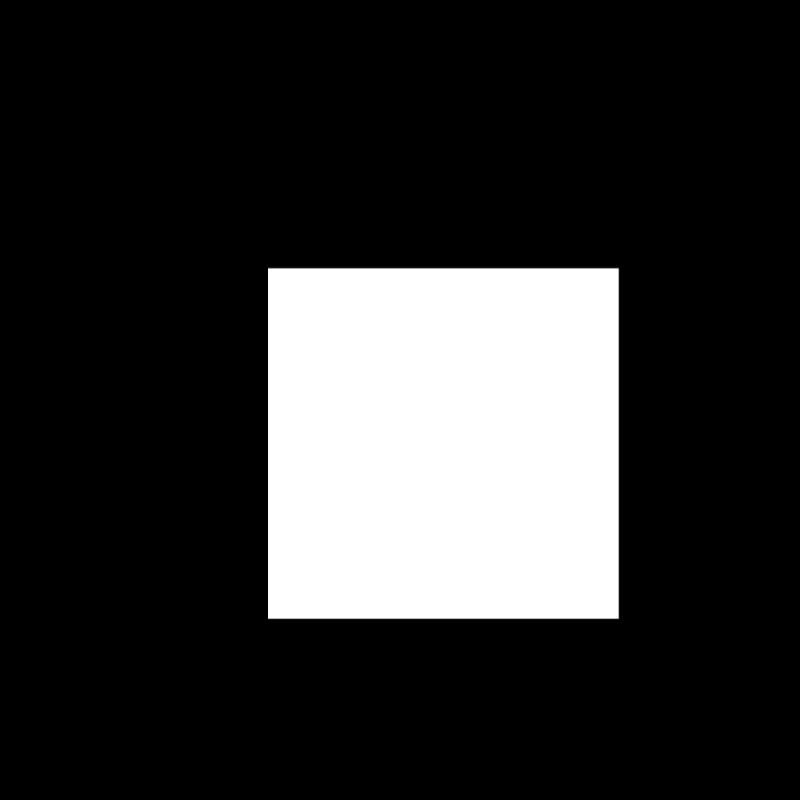
Frame 1 (no input)
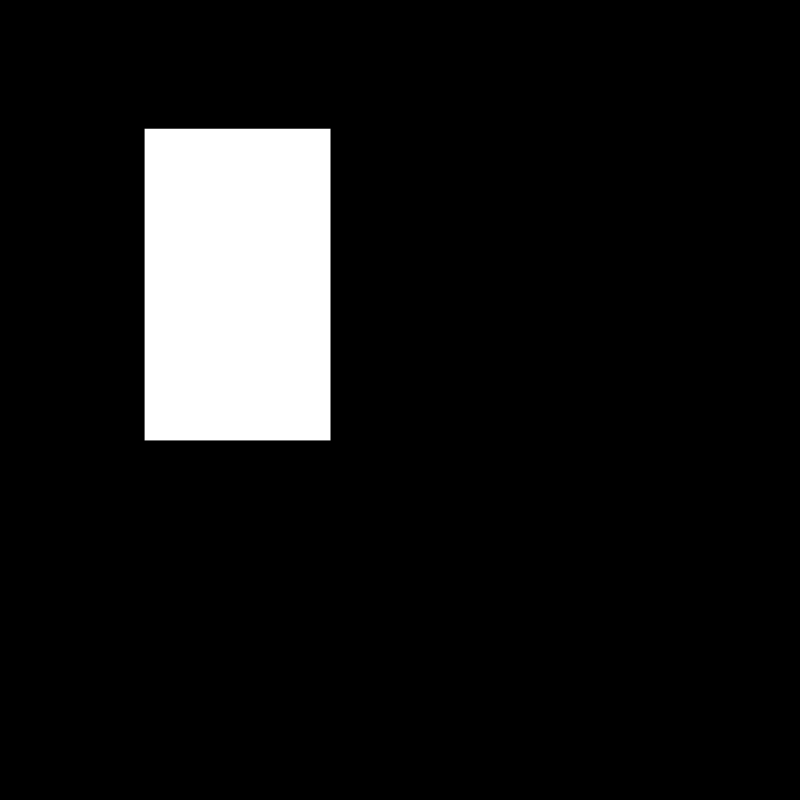
Frame 60 (no input)
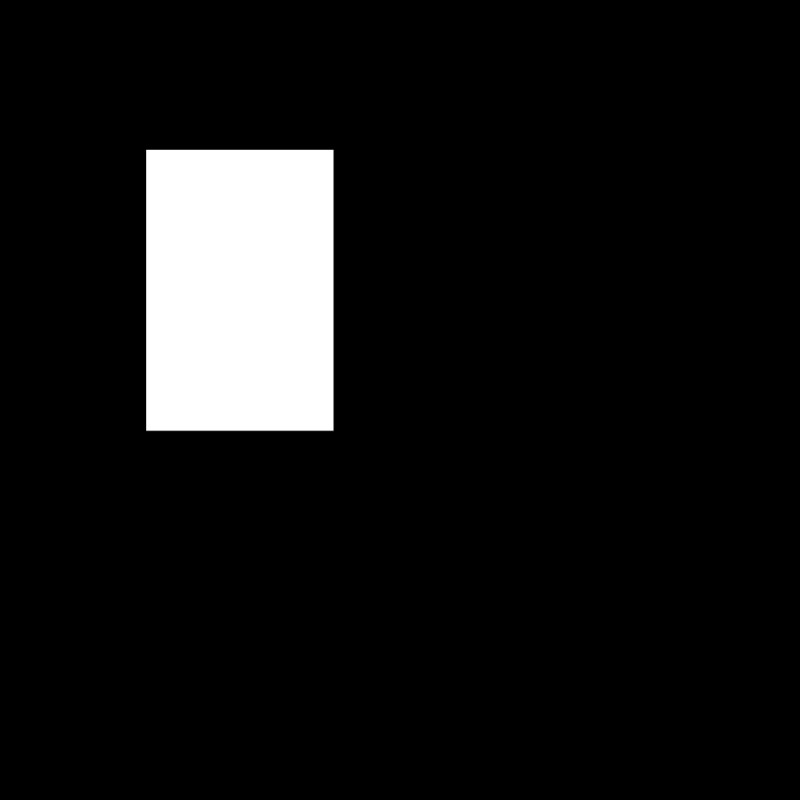
Frame 120 (the mouse pressed at the canvas centre since frame 60)

The p5.js sketch that drew these frames (run headless with seeded random() and noise() and a simulated clock; from frame 60 on, the mouse is pressed at the canvas centre):

// p5.js sketch
// ── sketch.js
var nx;
var ny;
var nw;
var nh;

function setup() {
  createCanvas(800, 800);
  nx = 0;
  ny = 0;
  nw = 0;
  nh = 0;
}

function draw() {
  
  var x = map(noise(nx), 0, 1, 0, width/2);
  var y = map(noise(ny), 0, 1, 0, width/2);
  var w = map(noise(nw), 0, 1, 50, 500);
  var h = map(noise(nh), 0, 1, 50, 500);

  background(0);
  fill(255);
  rect(x, y, w, h);
  
  // let our noise factors for x, y, w, and h change for
  // each frame.
  // they all change at different speeds
  nx += 0.01;
  ny += 0.1;
  nw += 0.05;
  nh += 0.002;
}
